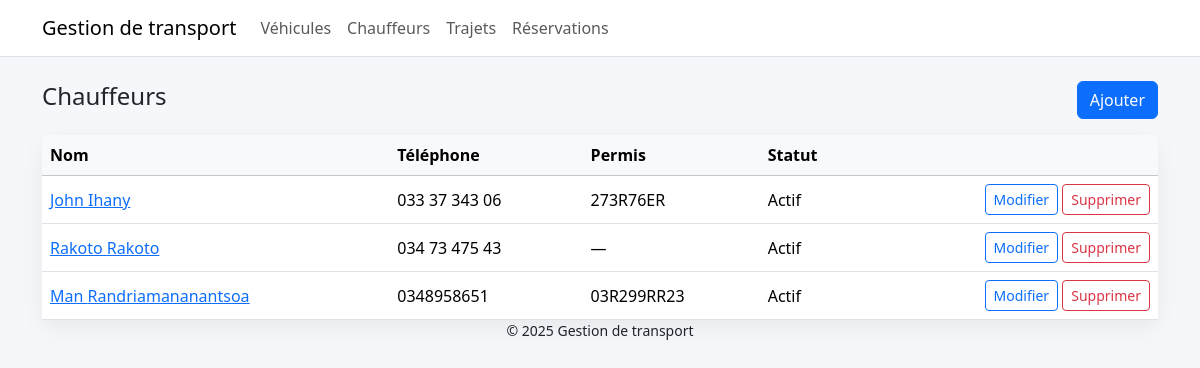
Page /chauffeurs/ on the committed database.
### transport/models.py (models this page shows, shortened)
class Horodatage(models.Model):
    date_creation = models.DateTimeField(auto_now_add=True)
    date_mise_a_jour = models.DateTimeField(auto_now=True)
    class Meta:
        abstract = True

class Chauffeur(Horodatage):
    STATUTS = [
        ('actif', 'Actif'),
        ('inactif', 'Inactif'),
    ]
    prenom = models.CharField(max_length=50)
    nom = models.CharField(max_length=50)
    telephone = models.CharField(max_length=30, blank=True)
    numero_permis = models.CharField(max_length=50, blank=True)
    statut = models.CharField(max_length=20, choices=STATUTS, default='actif')

### transport/views.py (the view)
# urls.py: path('chauffeurs/', views.ChauffeurListeVue.as_view(), name='chauffeur_liste'),
class ChauffeurListeVue(ListeBaseVue):
    model = Chauffeur
    template_name = 'transport/chauffeur_liste.html'

### transport/templates/transport/chauffeur_liste.html (shortened to what this page needs)
{% extends 'base.html' %}
{% block content %}
<div class="entete-section">
  <h2 class="h4">Chauffeurs</h2>
  <a href="{% url 'chauffeur_ajouter' %}" class="btn btn-primary">Ajouter</a>
</div>
<div class="card carte">
  <div class="table-responsive">
    <table class="table align-middle mb-0">
      <thead class="table-light">
        <tr>
          <th>Nom</th><th>Téléphone</th><th>Permis</th><th>Statut</th><th></th>
        </tr>
      </thead>
      <tbody>
        {% for c in object_list %}
        <tr>
          <td><a href="{% url 'chauffeur_detail' c.pk %}">{{ c.prenom }} {{ c.nom }}</a></td>
          <td>{{ c.telephone|default:"—" }}</td>
          <td>{{ c.numero_permis|default:"—" }}</td>
          <td>{{ c.get_statut_display }}</td>
          <td class="text-end">
            <a href="{% url 'chauffeur_modifier' c.pk %}" class="btn btn-sm btn-outline-primary">Modifier</a>
            <a href="{% url 'chauffeur_supprimer' c.pk %}" class="btn btn-sm btn-outline-danger">Supprimer</a>
          </td>
        </tr>
        {% empty %}
        <tr><td colspan="5" class="text-center text-muted py-4">Aucun chauffeur.</td></tr>
        {% endfor %}
      </tbody>
    </table>
  </div>
</div>
{% endblock %}

### transport/templates/base.html (style rules this page uses)
body { background:#f6f7fb; }
.carte { border:none; box-shadow: 0 8px 24px rgba(0,0,0,.06); }
.entete-section { display:flex; justify-content:space-between; align-items:center; margin-bottom:1rem; }

### rows in the picture
Chauffeur: prenom "John", nom "Ihany", telephone "033 37 343 06", numero_permis "273R76ER", statut "Actif"
Chauffeur: prenom "Rakoto", nom "Rakoto", telephone "034 73 475 43", numero_permis "—", statut "Actif"
Chauffeur: prenom "Man", nom "Randriamananantsoa", telephone "0348958651", numero_permis "03R299RR23", statut "Actif"
